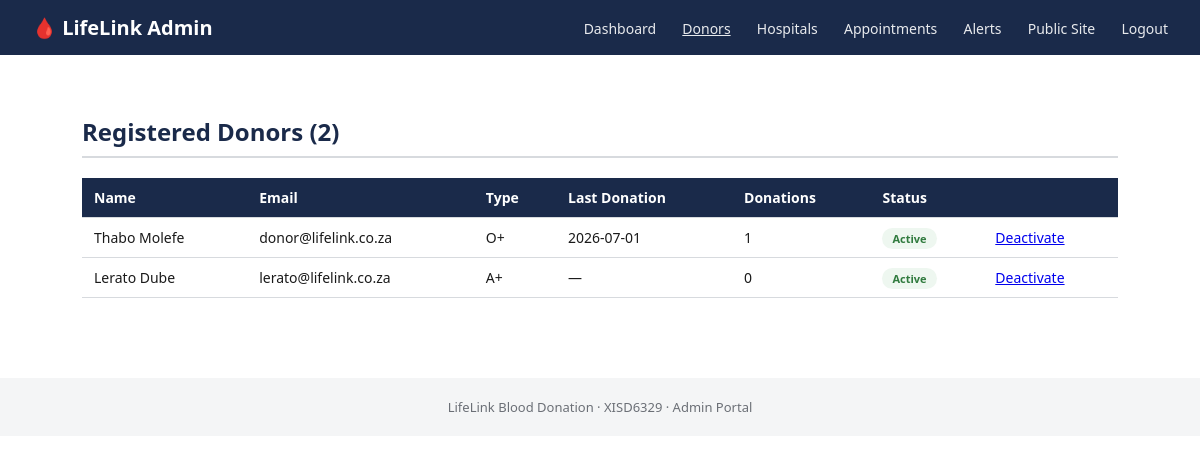
The page /admin/donors.php (signed in) on the database its author committed.
### tables this page shows
CREATE TABLE donors (
  donor_id INT AUTO_INCREMENT PRIMARY KEY,
  first_name VARCHAR(60) NOT NULL,
  last_name VARCHAR(60) NOT NULL,
  email VARCHAR(150) NOT NULL UNIQUE,
  password VARCHAR(255) NOT NULL,
  phone VARCHAR(30),
  date_of_birth DATE,
  gender VARCHAR(20),
  address VARCHAR(255),
  blood_type_id INT NOT NULL,
  last_donation_date DATE NULL,
  is_active TINYINT(1) NOT NULL DEFAULT 1,
  created_at TIMESTAMP NOT NULL DEFAULT CURRENT_TIMESTAMP,
  FOREIGN KEY (blood_type_id) REFERENCES blood_types(blood_type_id)
);

CREATE TABLE blood_types (
  blood_type_id INT AUTO_INCREMENT PRIMARY KEY,
  code VARCHAR(5) NOT NULL UNIQUE
);

### admin/donors.php (the view, shortened to what this page needs)
<?php
$pdo = db();
$donors = $pdo->query(
    "SELECT d.donor_id, d.first_name, d.last_name, d.email, bt.code, d.last_donation_date, d.is_active,
            (SELECT COUNT(*) FROM appointments a WHERE a.donor_id = d.donor_id AND a.status='Completed') AS donations
     FROM donors d JOIN blood_types bt ON bt.blood_type_id = d.blood_type_id
     ORDER BY d.created_at DESC"
)->fetchAll();
include __DIR__ . '/../includes/admin_header.php';
?>
  <div class="section">
    <h2>Registered Donors (<?= count($donors) ?>)</h2>
    <table>
      <tr><th>Name</th><th>Email</th><th>Type</th><th>Last Donation</th><th>Donations</th><th>Status</th><th></th></tr>
      <?php foreach ($donors as $d): ?>
        <tr>
          <td><?= htmlspecialchars($d['first_name'] . ' ' . $d['last_name']) ?></td>
          <td><?= htmlspecialchars($d['email']) ?></td>
          <td><?= htmlspecialchars($d['code']) ?></td>
          <td><?= htmlspecialchars($d['last_donation_date'] ?: '—') ?></td>
          <td><?= (int)$d['donations'] ?></td>
          <td><span class="badge <?= $d['is_active'] ? 'badge-confirmed' : 'badge-completed' ?>"><?= $d['is_active'] ? 'Active' : 'Deactivated' ?></span></td>
          <td><a href="donors.php?toggle=<?= $d['donor_id'] ?>" onclick="return confirm('Toggle this donor\'s active status?');"><?= $d['is_active'] ? 'Deactivate' : 'Reactivate' ?></a></td>
        </tr>
      <?php endforeach; ?>
    </table>
  </div>
<?php include __DIR__ . '/../includes/admin_footer.php'; ?>

### assets/css/style.css (style rules this page uses)
:root { --navy: #1a2a4a; --red: #b3141c; --light: #f4f5f6; --grey: #6b6f76; --border: #d7dade; }
* { box-sizing: border-box; }
body { margin: 0; font-family: "Segoe UI", Arial, sans-serif; color: #1a1a1a; background: #ffffff; }
.section { padding: 40px 32px; max-width: 1100px; margin: 0 auto; }
.section h2 { color: var(--navy); border-bottom: 2px solid var(--border); padding-bottom: 8px; }
.badge { padding: 3px 10px; border-radius: 12px; font-size: 11px; font-weight: 600; }
.badge-confirmed { background: #eef7f0; color: #2f7a3d; }
table { width: 100%; border-collapse: collapse; margin-top: 10px; }
th, td { text-align: left; padding: 10px 12px; border-bottom: 1px solid var(--border); font-size: 14px; }
th { background: var(--navy); color: #fff; }

### rows shown on the page
donors: first_name+last_name "Thabo Molefe", email "donor@lifelink.co.za", blood_type.code "O+", last_donation_date "2026-07-01", donations "1", is_active "Active"
donors: first_name+last_name "Lerato Dube", email "lerato@lifelink.co.za", blood_type.code "A+", last_donation_date "—", donations "0", is_active "Active"

### other values the page prints
count($donors) "2"
